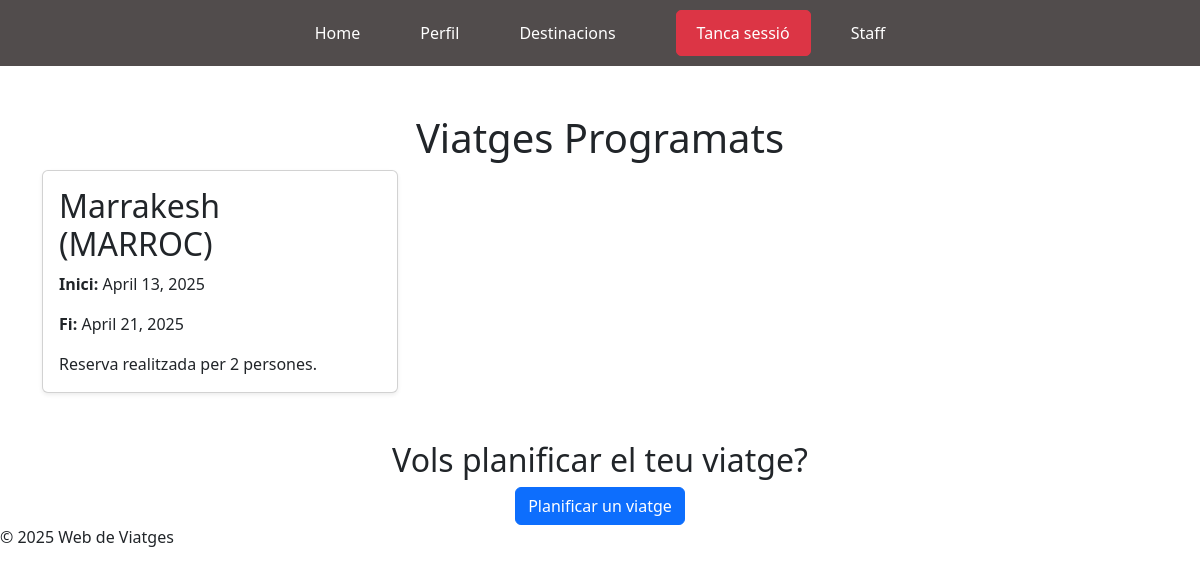
/accounts/viatges_programats/ (signed in), run on an earlier commit of the app's database.
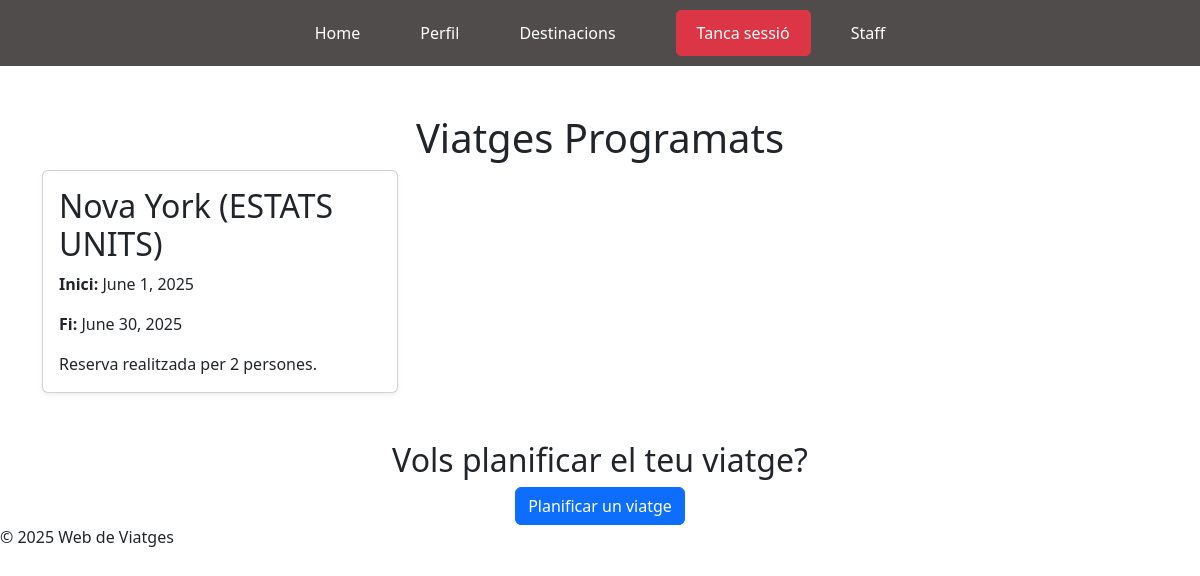
And on a later commit of the database.
### accounts/models.py (models this page shows, shortened)
class Viatge(models.Model):
    user = models.ForeignKey(User, on_delete=models.CASCADE, related_name="viatges")
    destinacio = models.ForeignKey(Destinacio, on_delete=models.CASCADE, related_name="viatges")
    data_inici = models.DateField()
    data_fi = models.DateField()
    num_persones = models.PositiveIntegerField()
    descripcio = models.TextField(blank=True, null=True)

class Destinacio(models.Model):
    nom = models.CharField(max_length=100)
    pais = models.CharField(max_length=50)
    continent = models.CharField(max_length=50)
    def __str__(self):
        return f"{self.nom} ({self.pais.upper()})"

### accounts/views.py (the view)
# urls.py: path('viatges_programats/', views.viatges_programats, name='viatges_programats'),
@login_required
def viatges_programats(request):
    viatges = Viatge.objects.filter(user=request.user)
    return render(request, 'viatges_programats.html', {'viatges': viatges })

### accounts/templates/viatges_programats.html
{% extends "base.html" %}
{% block content %}
<div class="container mt-5">
    <h1 class="text-center">Viatges Programats</h1>
    {% if viatges %}
        <div class="row">
            {% for viatge in viatges %}
                <div class="col-md-4 mb-4">
                    <div class="card shadow-sm">
                        <div class="card-body">
                            <h2 class="card-title">{{ viatge.destinacio }}</h2>
                            <p class="card-text"><strong>Inici:</strong> {{ viatge.data_inici }}</p>
                            <p class="card-text"><strong>Fi:</strong> {{ viatge.data_fi }}</p>
                            <p class="card-text">{{ viatge.descripcio }}</p>
                        </div>
                    </div>
                </div>
            {% endfor %}
        </div>
    {% else %}
        <p class="text-center">No tens cap viatge programat.</p>
    {% endif %}
    <div class="text-center mt-4">
        <h2>Vols planificar el teu viatge?</h2>
        <a href="opcions_viatge.html" class="btn btn-primary">Planificar un viatge</a>
    </div>
</div>
{% endblock %}

What changed in the data, as far as the page shows it:
removed Viatge: destinacio "Marrakesh (MARROC)", data_inici "April 13, 2025", data_fi "April 21, 2025", descripcio "Reserva realitzada per 2 persones."
added Viatge: destinacio "Nova York (ESTATS UNITS)", data_inici "June 1, 2025", data_fi "June 30, 2025", descripcio "Reserva realitzada per 2 persones."
